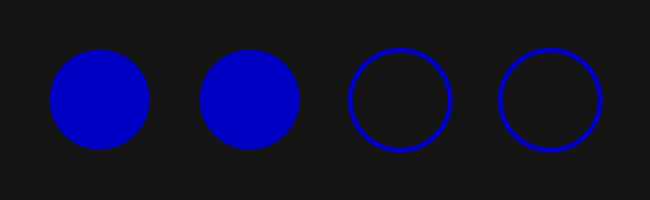
Frame 1 (no input)
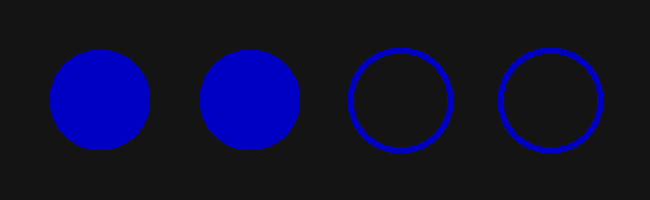
Frame 60 (the mouse pressed at the canvas centre just before this capture)
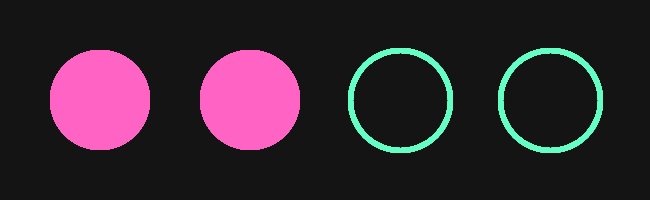
Frame 120 (the mouse held since frame 60 and released just before this capture)

The Processing sketch that drew these frames (run headless with seeded random() and noise(); from frame 60 on, the mouse is pressed at the canvas centre):

// Processing sketch: processing_163875
// ── processing_163875.pde

//sets size and background color
void setup(){
  size(650,200);
  background(20);  
}

void draw(){
  int print = 0;
  int x = 100;
  int y = 100;
  int width = 100;
  int height = 100;

//prints a row of four ellipses
  while(print<=3){
        
        //determines the fill and stroke weight of the ellipses
        if(print>1){    
          noFill();
          strokeWeight(5);
          stroke(mouseY,mouseX,197);
        }
        else{
          noStroke();
          fill(mouseX,mouseY,197);
        }
  
        ellipse(x,y,width,height);
        x=x+150;
        print++;
  }  
}
